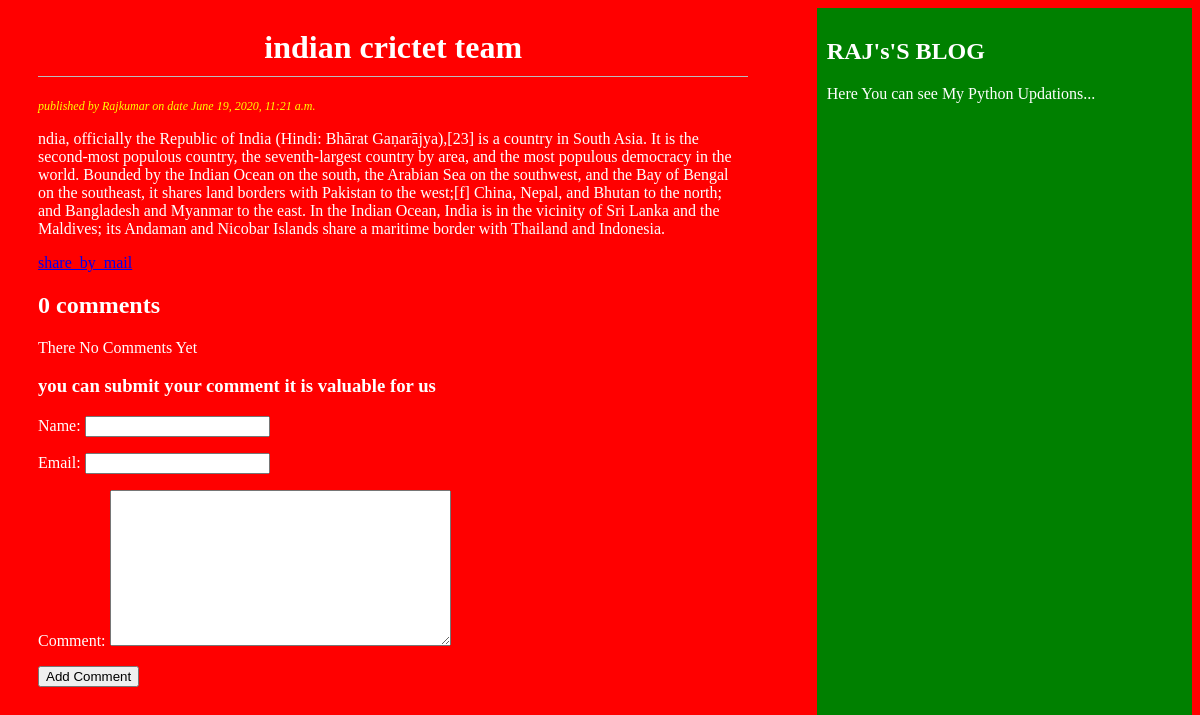
Screenshot of /2020/06/19/indian-crictet-team/ with the database file from the repository.
### blogapp/models.py (models this page shows, shortened)
class Post(models.Model):
    STATUS_CHOICES=(('draft','Draft'),('published','Published'))
    title=models.CharField(max_length=256)
    slug=models.SlugField(max_length=256,unique_for_date="publish")
    author=models.ForeignKey(User,related_name='blog_posts',on_delete=models.CASCADE)
    body=models.TextField()
    publish=models.DateTimeField(default=timezone.now)
    created=models.DateTimeField(auto_now_add=True)
    updated=models.DateTimeField(auto_now=True)
    status=models.CharField(max_length=10,choices=STATUS_CHOICES,default='draft')
    tags=TaggableManager()
    class Meta:
        ordering=('-publish',)

### blogapp/views.py (the view)
# urls.py: url(r'^(?P<year>\d{4})/(?P<month>\d{2})/(?P<day>\d{2})/(?P<post>[-\w]+)/$', views.post_detail_view,name='post_detail'),
def post_detail_view(request,year,month,day,post):
    post=get_object_or_404(Post,slug=post,status='published', publish__year=year,publish__month=month, publish__day=day)
    comments=post.comments.filter(active=True)
    csubmit=False
    if request.method=='POST':
        form=Comment_form(request.POST)
        if form.is_valid():
            new_comment=form.save(commit=False)
            new_comment.post=post
            new_comment.save()
            csubmit=True
    else:
        form=Comment_form()
    return render(request,'blogapp/post_detail.html',{'post':post,'csubmit':csubmit,'form':form,'comments':comments})

### blogapp/forms.py
class Comment_form(forms.ModelForm):
    class Meta:
        model=Comment
        fields=('name','email','comment')

### templates/blogapp/post_detail.html (shortened to what this page needs)
{%extends 'blogapp/base.html'%}
{%block body_block%}
<h1>{{post.title}}</h1>
<p id="date">  published by {{post.author|title}} on date {{post.publish}}</p>
{{post.body|linebreaks}}
<a href="/{{post.id}}/share">share_by_mail</a>
<h2>{{comments.count}} comment{{comments.count|pluralize}}</h2>
{%if comments%}
{%for comment in comments%}
<p id="ch">Comment by {{comment.name}} on {{comment.created}}</p>
{{comment.comment|linebreaks}}
{%endfor%}
{%else%}
<p>There No Comments Yet</p>
<h3>you can submit your comment it is valuable for us</h3>
{%endif%}
{%if csubmit%}
<h2>Comment Added Successfully </h2>
{%else%}
<form method="POST">
{{form.as_p}}
<input type="submit" value="Add Comment">
</form>
{%endif%}
{%endblock%}

### static/css/blog.css (style rules this page uses)
h1 { text-align: center; border-bottom: 1px solid #bbb; padding: 0 0 10px 0; }
#date { color:yellow; font-size:12px; font-style: italic; }
body { background: red; color:white; }

### rows the page displays
Post: title "indian crictet team", author "Rajkumar", publish "June 19, 2020, 11:21 a.m.", body "ndia, officially the Republic of India (Hindi: Bhārat Gaṇarājya),[23] is a country in South Asia. It is the second-most populous country, the seventh-largest country by area, and the most populous democracy in the world. Bounded by the Indian Ocean on the south, the Arabian Sea on the southwest, and the Bay of Bengal on the southeast, it shares land borders with Pakistan to the west;[f] China, Nepal, and Bhutan to the north; and Bangladesh and Myanmar to the east. In the Indian Ocean, India is in the vicinity of Sri Lanka and the Maldives; its Andaman and Nicobar Islands share a maritime border with Thailand and Indonesia."

### other values shown
{{ comments.count }} "0"
